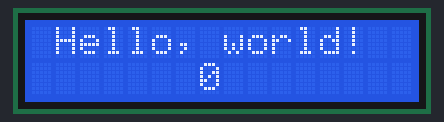
A sketch run on a simulated Arduino Uno, built with avr-gcc and run on an emulated ATmega328P. Shown: 16×2 character LCD.

Above: at 0.1 s.
At 4.1 s:
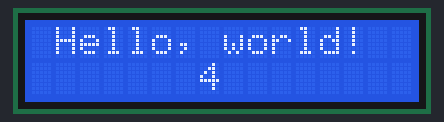
At 9.1 s:
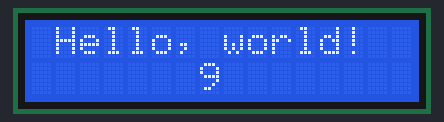
At 19.1 s:
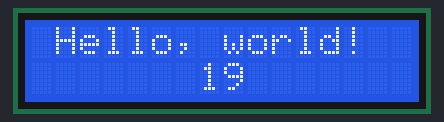
At 29.1 s:
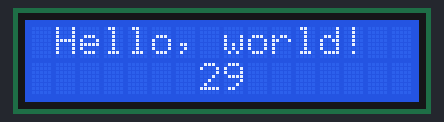
At 39.1 s:
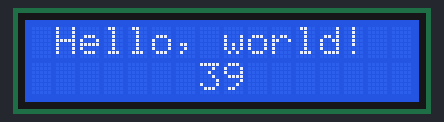

Measured:
- what the display in image 1 shows lasts 1.0 s, from 4.0 s to 5.0 s

The sketch:

LcdDirectConnect.ino
```cpp
// Підключення бібліотеки
#include <LiquidCrystal.h>

// RS: 2 EN: 3 D4: 4 D5: 5 D6: 6 D7: 7
const int RS = 2, EN = 3, D4 = 4, D5 = 5, D6 = 6, D7 = 7;
// Ініціалізаці об'єкта LCD
LiquidCrystal lcd(RS, EN, D4, D5, D6, D7);

void setup() {
    // Налаштування розмірів екрану
    lcd.begin(16, 2);
    // Виводимо фразу з 0 рядка 0 символа
    lcd.print(" Hello, world!");
}

void loop() {
    // Переводимо курсор в стовпець 0, ряд 1
    lcd.setCursor(0, 1);
    // Додаємо 7 пропусків, щоб перемістити в середину
    lcd.print("       ");
    // Виводимо число секунд після перезавантаження
    lcd.print(millis() / 1000);
}
```
